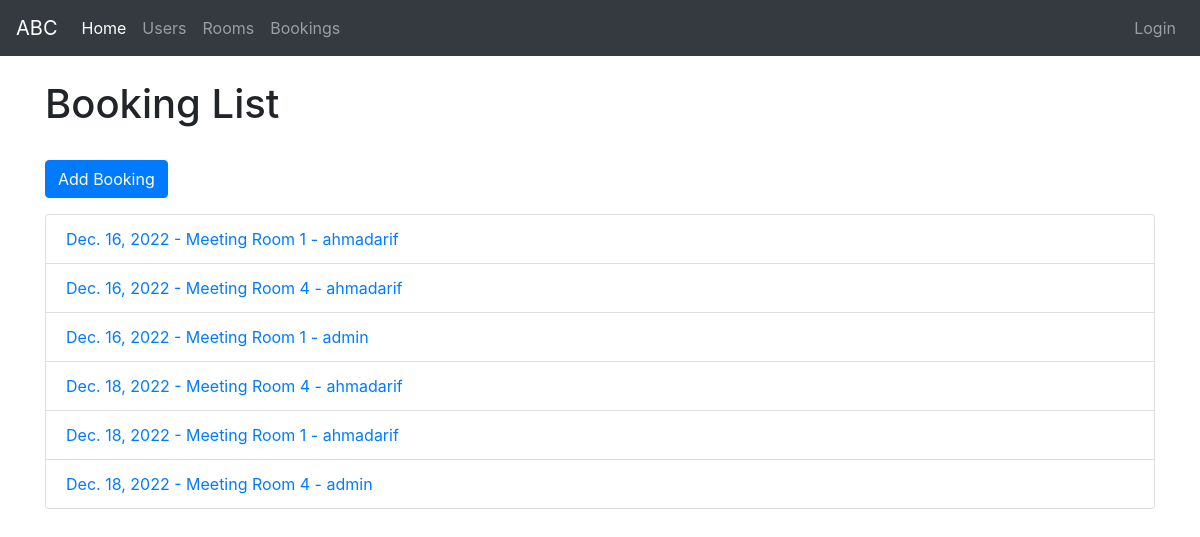
The page /roombooking/bookings/ on the database as committed earlier.
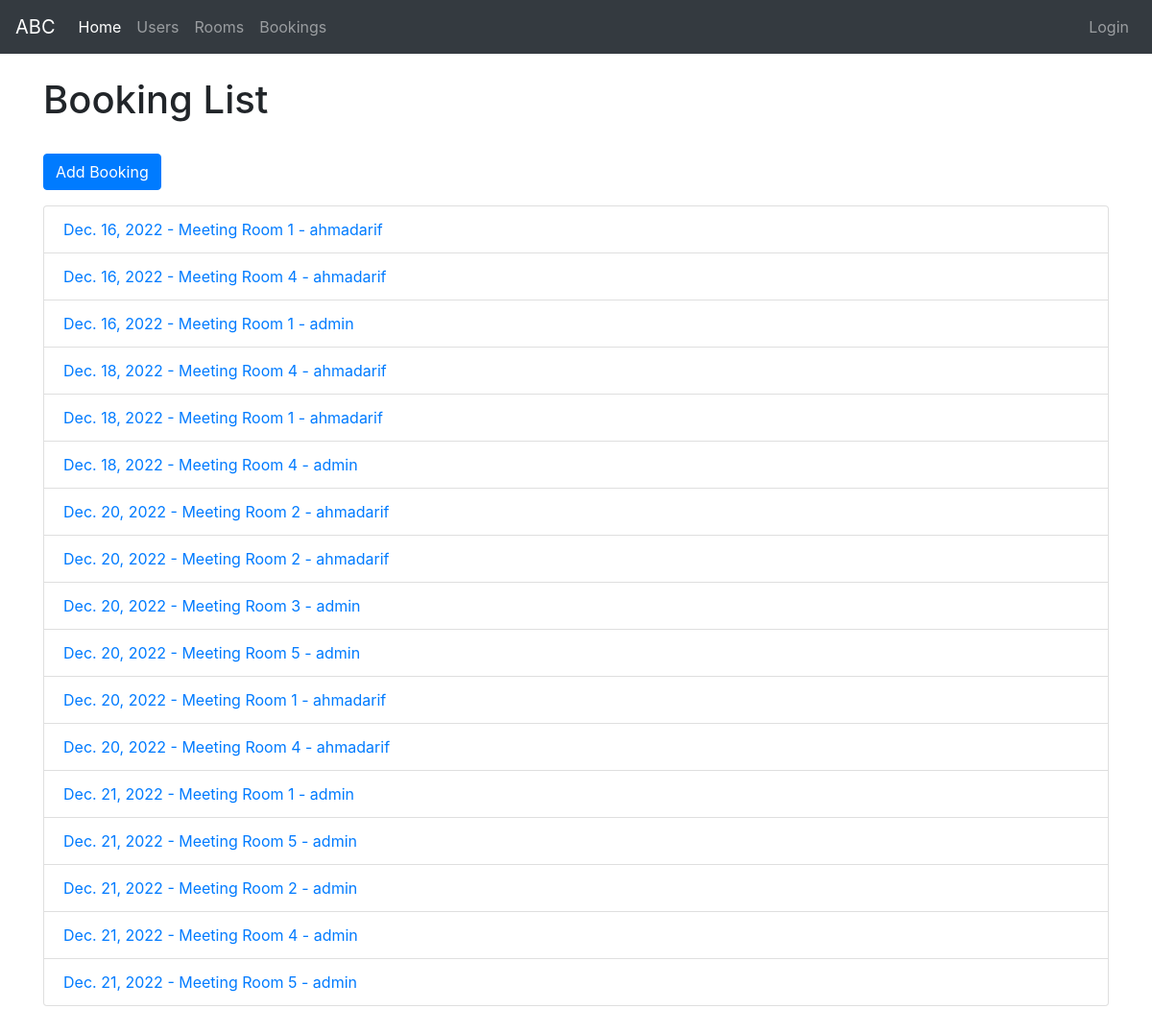
The same page on the database as committed later.
### roombooking/models.py (models this page shows, shortened)
class Booking(models.Model):
    startdate = models.DateField()
    starttime = models.ForeignKey(StartTime, on_delete=models.PROTECT, null=True)
    enddate = models.DateField()
    endtime = models.ForeignKey(EndTime, on_delete=models.PROTECT, null=True)
    room = models.ForeignKey(Room, on_delete=models.CASCADE)
    organizer = models.ForeignKey(User, on_delete=models.CASCADE)
    dateadded = models.DateTimeField(auto_now_add=True)
    def get_absolute_url(self):
        return reverse('booking-detail', args=[str(self.id)])

class Room(models.Model):
    name = models.CharField(max_length=255)
    dateadded = models.DateTimeField(auto_now_add=True)

### roombooking/views.py (the view)
# urls.py: path('bookings/', views.BookingListView.as_view(), name='bookings'),
class BookingListView(generic.ListView):
    model = Booking

### roombooking/templates/roombooking/booking_list.html
{% extends "base_generic.html" %}
{% block content %}
<div class="">
  <h1>Booking List</h1>
  <br>
  <a href="{% url 'booking-create' %}"><button class="btn btn-primary mb-3">Add Booking</button></a>
  {% if booking_list %}
  <ul class="list-group">
    {% for booking in booking_list %}
      <li class="list-group-item">
        <a href="{{ booking.get_absolute_url }}">{{ booking.startdate }} - {{booking.room.name}} - {{booking.organizer}}</a>
      </li>
    {% endfor %}
  </ul>
  {% else %}
    <p>There are no bookings in the library.</p>
  {% endif %}
</div>
{% endblock %}

### roombooking/templates/base_generic.html (shortened to what this page needs)
<!DOCTYPE html>
<html lang="en">
<head>
  <link rel="stylesheet" href="https://cdn.jsdelivr.net/npm/bootstrap@4.1.3/dist/css/bootstrap.min.css">
  {% load static %}
  <link rel="stylesheet" href="{% static 'css/styles.css' %}">
</head>
<body>
    <nav class="navbar navbar-expand-lg navbar-dark bg-dark mb-4">
      <a class="navbar-brand" href="{% url 'index' %}">ABC</a>
      <div class="collapse navbar-collapse" id="navbarNavDropdown">
        <ul class="navbar-nav">
          <li class="nav-item active">
            <a class="nav-link" href="{% url 'index' %}">Home <span class="sr-only">(current)</span></a>
          </li>
          <li class="nav-item">
            <a class="nav-link" href="#">Users</a>
          </li>
          <li class="nav-item">
            <a class="nav-link" href="{% url 'rooms' %}">Rooms</a>
          </li>
          <li class="nav-item">
            <a class="nav-link" href="{% url 'bookings' %}">Bookings</a>
          </li>
        </ul>
        <ul class="navbar-nav ml-auto">
          {% if user.is_authenticated %}
          <li class="nav-item">
              <a class="nav-link" href="#">
                {{ user.get_username }}
              </a>
          </li>
          <li class="nav-item">
              <a class="nav-link" href="{% url 'logout' %}?next={{ request.path }}">
                Logout
              </a>
          </li>
          {% else %}
          <li class="nav-item">
              <a class="nav-link" href="{% url 'login' %}?next={{ request.path }}">
                Login
              </a>
          </li>
          {% endif %}
      </ul>
      </div>
    </nav>
    <div class="container-fluid">
    <div class="row">
      <div class="container mb-5">{% block content %}{% endblock %}</div>
    </div>
  </div>
</body>
</html>

Rows that differ between the two databases and show on the page:
added Booking: startdate "Dec. 20, 2022", room.name "Meeting Room 2", organizer "ahmadarif"
added Booking: startdate "Dec. 20, 2022", room.name "Meeting Room 2", organizer "ahmadarif"
added Booking: startdate "Dec. 20, 2022", room.name "Meeting Room 3", organizer "admin"
added Booking: startdate "Dec. 20, 2022", room.name "Meeting Room 5", organizer "admin"
added Booking: startdate "Dec. 20, 2022", room.name "Meeting Room 1", organizer "ahmadarif"
added Booking: startdate "Dec. 20, 2022", room.name "Meeting Room 4", organizer "ahmadarif"
added Booking: startdate "Dec. 21, 2022", room.name "Meeting Room 1", organizer "admin"
added Booking: startdate "Dec. 21, 2022", room.name "Meeting Room 5", organizer "admin"
added Booking: startdate "Dec. 21, 2022", room.name "Meeting Room 2", organizer "admin"
added Booking: startdate "Dec. 21, 2022", room.name "Meeting Room 4", organizer "admin"
added Booking: startdate "Dec. 21, 2022", room.name "Meeting Room 5", organizer "admin"
